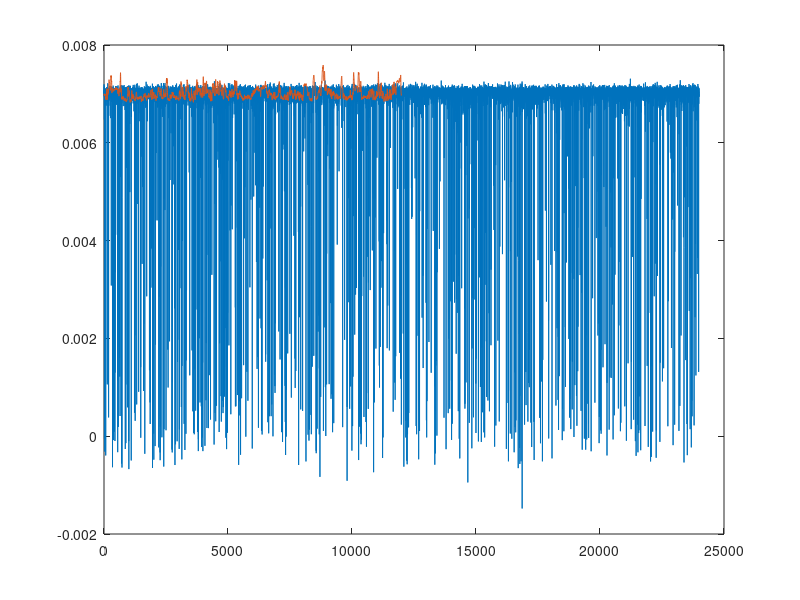
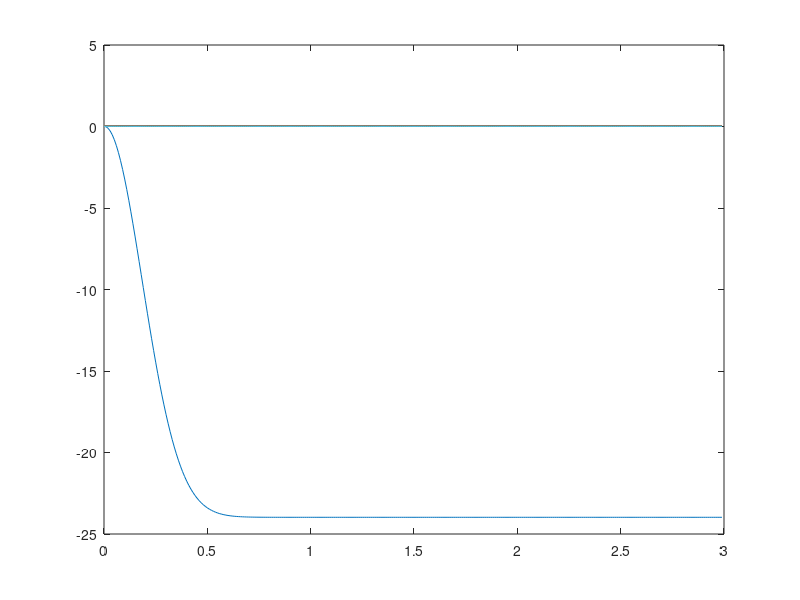

MATLAB code to generate these figures, in order:
clear all
%%
train = load('training_result.txt');
test = load('testing_result.txt');

figure();

plot(train)
hold on
plot(test)
%%
figure();
response = load('response.txt');
max_response = max(response(:,2));
min_test = min(test)*ones(size(response,1));
threshold_50 = max_response - 1.5*(max_response - min_test);

plot(response(:,1),response(:,2));
hold on
plot(response(:,1),min_test)
plot(response(:,1),threshold_50)

for i=1:size(response,1)
    if response(i,2) < threshold_50
        disp(response(i,2))
        break;
    end
end
